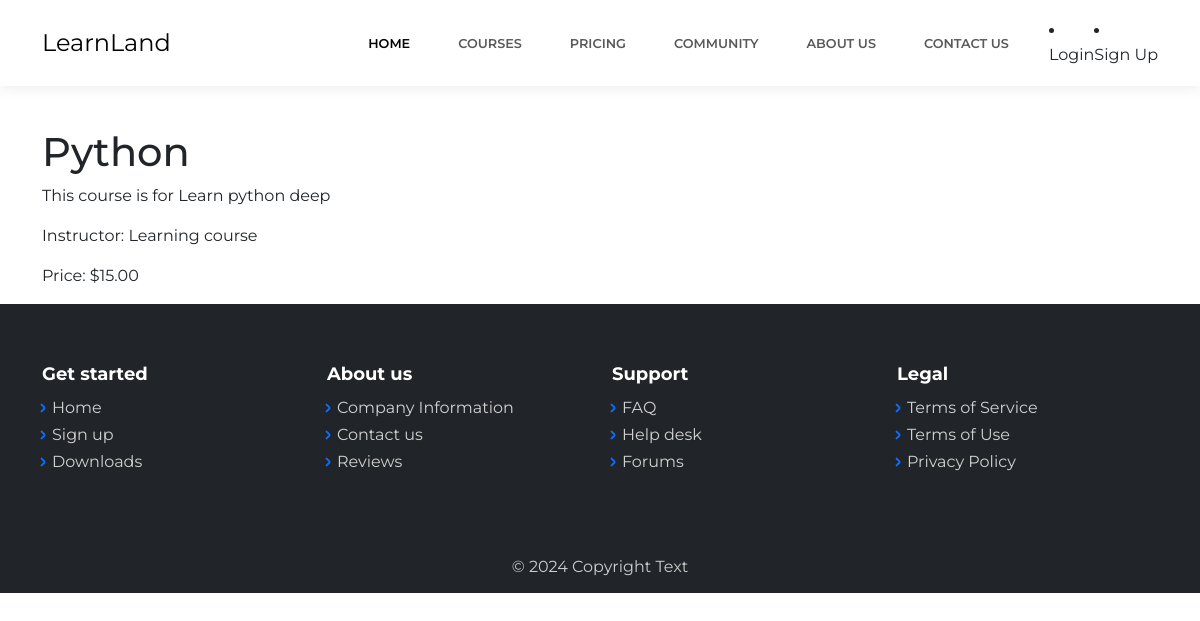
The page /courses/1/ on the database its author committed.
### courses/models.py (models this page shows, shortened)
class Course(models.Model):
    title = models.CharField(max_length=200)
    description = models.TextField()
    longdescription=models.TextField(default='Learning course')
    instructor = models.CharField(max_length=100,default='AI')
    price = models.DecimalField(max_digits=6, decimal_places=2,default=15)
    students = models.ManyToManyField(User, through='Enrollment', related_name='enrolled_courses')

### courses/views.py (the view)
# urls.py: path('courses/<int:course_id>/', views.course_detail, name='course_detail'),
def course_detail(request, course_id):
    course = get_object_or_404(Course, id=course_id)
    return render(request, 'course_detail.html', {'course': course})

### courses/templates/course_detail.html (shortened to what this page needs)
{% extends "base.html" %}
{% block content %}
<!DOCTYPE html>
<html data-bs-theme="light" lang="en">
<div class="container mt-5">
    <h1>{{ course.title }}</h1>
    <p>{{ course.description }}</p>
    <p>Instructor: {{ course.longdescription }}</p>
    <p>Price: ${{ course.price }}</p>
</div>
{% endblock %}

### courses/templates/base.html (style rules this page uses)
body { padding-top: 80px; }

### rows shown on the page
Course: title "Python", description "This course is for Learn python deep", longdescription "Learning course", price "15.00"
